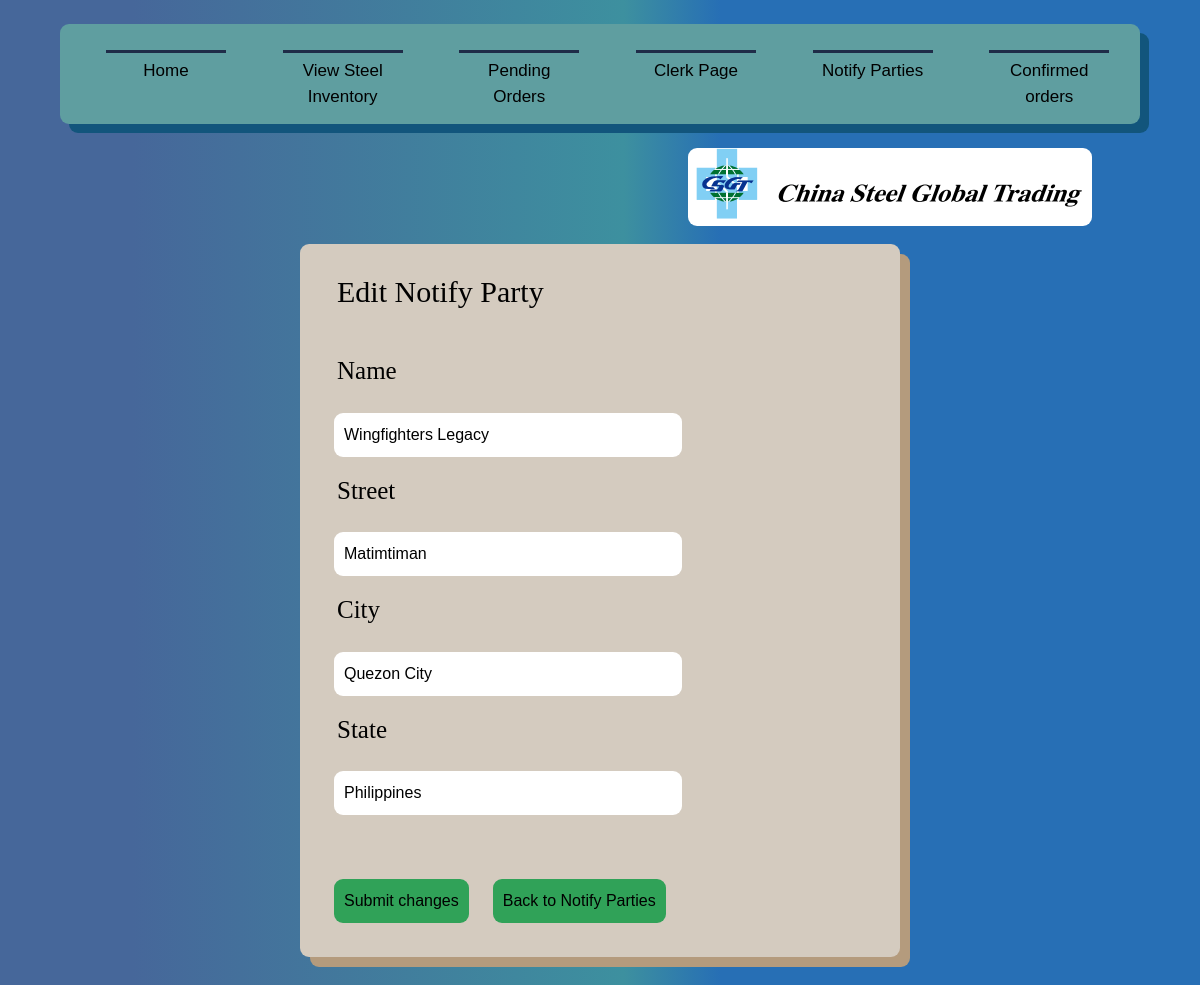
Page /EditNotifyParty/1/ on the committed database.
### Inventory/models.py (models this page shows, shortened)
class NotifyParty(models.Model):
    Name = models.CharField(max_length=50, unique=True)
    Street = models.CharField(max_length=100)
    City = models.CharField(max_length=100)
    State = models.CharField(max_length=100)
    Address = models.CharField(max_length=300)
    objects = models.Manager()

### Inventory/views.py (the view)
# urls.py: path('EditNotifyParty/<int:pk>/', views.EditNotify, name='editnotify'),
def EditNotify(request, pk):
    condition = True
    edit = True
    chosen = get_object_or_404(NotifyParty, pk=pk)
    if request.method == 'POST':
        name = request.POST.get('name')
        street = request.POST.get('street')
        city = request.POST.get('city')
        state = request.POST.get('state')
        if name.strip() == "" or street.strip() == "" or city.strip() == "" or state.strip() == "":
            messages.info(request, 'No fields must be left blank')
            return redirect('shownotify', pk)
        else:
            chosen.Name = name
            chosen.Street = street
            chosen.City = city
            chosen.State = state
            chosen.Ad()
            return redirect('shownotify')
    else:
        return render(request, 'Inventory/addnotify.html',{
            'C' : condition,
            'edit' : edit,
            'chosen' : chosen
        })

### Inventory/templates/Inventory/addnotify.html (shortened to what this page needs)
{% extends 'Inventory/base.html' %}
{% load static %}
    {% block content %}
    <br><br>
    {% if edit == False %}
    <form method="POST" action="{% url 'addnotify' %}" enctype="multipart/form-data">{% csrf_token %}
        <div class="container">
                {% for m in messages %}
                {% if m.level == DEFAULT_MESSAGE_LEVELS.INFO %} <span style="color: red;" {% if m.tag == 'info' %} {% endif %}> {{m}} </span> {% endif %}
                {% endfor %}
            <div class="Largetext" style="font-size: 30px;"> Add a Notify Party </div>
            <div class="Largetext"> Name </div>
            <input type="text" class="forminput" name="name" id="name">
            <div class="Largetext"> Street </div>
            <input type="text" class="forminput" name="street" id="street">
            <div class="Largetext"> City </div>
            <input type="text" class="forminput" name="city" id="city">
            <div class="Largetext"> State </div>
            <input type="text" class="forminput" name="state" id="state">
            <br><br>
            <div style="display: inline-flex; margin-left: 2vw; margin-top: 5vh;">
            <button class="Button" type="submit"> Add Notify Party </button>
            <button class="Button" href="{% url 'addnotify' %}" value="More" name="More" style="margin-left: 2vw;"> Submit and Add again </button>
            <a class="Button" href="{% url 'shownotify' %}" style="margin-left: 2vw;"> Back to Notify Parties </a>
            </div>
            <br><br>
        </div>
    </form>
    {% else %}
    <form method="POST" action="{% url 'editnotify' pk=chosen.pk %}" enctype="multipart/form-data">{% csrf_token %}
        <div class="container">
            <div class="Largetext" style="font-size: 30px;"> Edit Notify Party </div>
            <div class="Largetext"> Name </div>
            <input type="text" class="forminput" name="name" id="name" value="{{chosen.Name}}">
            <div class="Largetext"> Street </div>
            <input type="text" class="forminput" name="street" id="street" value="{{chosen.Street}}">
            <div class="Largetext"> City </div>
            <input type="text" class="forminput" name="city" id="city" value="{{chosen.City}}">
            <div class="Largetext"> State </div>
            <input type="text" class="forminput" name="state" id="state" value="{{chosen.State}}">
            <br><br>
            <div style="display: inline-flex; margin-left: 2vw; margin-top: 5vh;">
            <button class="Button" type="submit"> Submit changes </button>
            <a class="Button" href="{% url 'shownotify' %}" style="margin-left: 2vw;"> Back to Notify Parties </a>
            </div>
            <br><br>
        </div>
    </form>
    {% endif %}
    <br><br>
    {% endblock %}

### rows in the picture
NotifyParty: name "Wingfighters Legacy", street "Matimtiman", city "Quezon City", state "Philippines"
